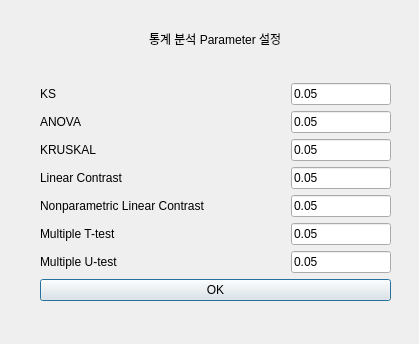
<?xml version="1.0" encoding="UTF-8"?>
<ui version="4.0">
 <class>Dialog</class>
 <widget class="QDialog" name="Dialog">
  <property name="geometry">
   <rect>
    <x>0</x>
    <y>0</y>
    <width>419</width>
    <height>344</height>
   </rect>
  </property>
  <property name="windowTitle">
   <string>Dialog</string>
  </property>
  <widget class="QWidget" name="verticalLayoutWidget">
   <property name="geometry">
    <rect>
     <x>40</x>
     <y>30</y>
     <width>351</width>
     <height>271</height>
    </rect>
   </property>
   <layout class="QVBoxLayout" name="verticalLayout">
    <item alignment="Qt::AlignHCenter">
     <widget class="QLabel" name="value_criterion_label">
      <property name="text">
       <string>통계 분석 Parameter 설정</string>
      </property>
     </widget>
    </item>
    <item>
     <spacer name="verticalSpacer">
      <property name="orientation">
       <enum>Qt::Vertical</enum>
      </property>
      <property name="sizeHint" stdset="0">
       <size>
        <width>20</width>
        <height>40</height>
       </size>
      </property>
     </spacer>
    </item>
    <item>
     <layout class="QHBoxLayout" name="horizontalLayout">
      <item>
       <widget class="QLabel" name="KS_label">
        <property name="text">
         <string>KS</string>
        </property>
       </widget>
      </item>
      <item>
       <spacer name="horizontalSpacer">
        <property name="orientation">
         <enum>Qt::Horizontal</enum>
        </property>
        <property name="sizeHint" stdset="0">
         <size>
          <width>40</width>
          <height>20</height>
         </size>
        </property>
       </spacer>
      </item>
      <item>
       <widget class="QLineEdit" name="KS_alpha_lineEdit">
        <property name="maximumSize">
         <size>
          <width>100</width>
          <height>16777215</height>
         </size>
        </property>
        <property name="text">
         <string>0.05</string>
        </property>
        <property name="placeholderText">
         <string>Alpha</string>
        </property>
       </widget>
      </item>
     </layout>
    </item>
    <item>
     <layout class="QHBoxLayout" name="horizontalLayout_2">
      <item>
       <widget class="QLabel" name="ANOVA_label">
        <property name="text">
         <string>ANOVA</string>
        </property>
       </widget>
      </item>
      <item>
       <spacer name="horizontalSpacer_2">
        <property name="orientation">
         <enum>Qt::Horizontal</enum>
        </property>
        <property name="sizeHint" stdset="0">
         <size>
          <width>40</width>
          <height>20</height>
         </size>
        </property>
       </spacer>
      </item>
      <item>
       <widget class="QLineEdit" name="ANOVA_alpha_lineEdit">
        <property name="maximumSize">
         <size>
          <width>100</width>
          <height>16777215</height>
         </size>
        </property>
        <property name="text">
         <string>0.05</string>
        </property>
        <property name="placeholderText">
         <string>Alpha</string>
        </property>
       </widget>
      </item>
     </layout>
    </item>
    <item>
     <layout class="QHBoxLayout" name="horizontalLayout_3">
      <item>
       <widget class="QLabel" name="KRUSKAL_label">
        <property name="text">
         <string>KRUSKAL</string>
        </property>
       </widget>
      </item>
      <item>
       <spacer name="horizontalSpacer_3">
        <property name="orientation">
         <enum>Qt::Horizontal</enum>
        </property>
        <property name="sizeHint" stdset="0">
         <size>
          <width>40</width>
          <height>20</height>
         </size>
        </property>
       </spacer>
      </item>
      <item>
       <widget class="QLineEdit" name="KRUSKAL_alpha_lineEdit">
        <property name="maximumSize">
         <size>
          <width>100</width>
          <height>16777215</height>
         </size>
        </property>
        <property name="text">
         <string>0.05</string>
        </property>
        <property name="placeholderText">
         <string>Alpha</string>
        </property>
       </widget>
      </item>
     </layout>
    </item>
    <item>
     <layout class="QHBoxLayout" name="horizontalLayout_4">
      <item>
       <widget class="QLabel" name="LC_label">
        <property name="text">
         <string>Linear Contrast</string>
        </property>
       </widget>
      </item>
      <item>
       <spacer name="horizontalSpacer_4">
        <property name="orientation">
         <enum>Qt::Horizontal</enum>
        </property>
        <property name="sizeHint" stdset="0">
         <size>
          <width>40</width>
          <height>20</height>
         </size>
        </property>
       </spacer>
      </item>
      <item>
       <widget class="QLineEdit" name="LC_alpha_lineEdit">
        <property name="maximumSize">
         <size>
          <width>100</width>
          <height>16777215</height>
         </size>
        </property>
        <property name="text">
         <string>0.05</string>
        </property>
        <property name="placeholderText">
         <string>Alpha</string>
        </property>
       </widget>
      </item>
     </layout>
    </item>
    <item>
     <layout class="QHBoxLayout" name="horizontalLayout_7">
      <item>
       <widget class="QLabel" name="NLC_label">
        <property name="text">
         <string>Nonparametric Linear Contrast</string>
        </property>
       </widget>
      </item>
      <item>
       <spacer name="horizontalSpacer_6">
        <property name="orientation">
         <enum>Qt::Horizontal</enum>
        </property>
        <property name="sizeHint" stdset="0">
         <size>
          <width>40</width>
          <height>20</height>
         </size>
        </property>
       </spacer>
      </item>
      <item>
       <widget class="QLineEdit" name="NLC_alpha_lineEdit">
        <property name="maximumSize">
         <size>
          <width>100</width>
          <height>16777215</height>
         </size>
        </property>
        <property name="text">
         <string>0.05</string>
        </property>
        <property name="placeholderText">
         <string>Alpha</string>
        </property>
       </widget>
      </item>
     </layout>
    </item>
    <item>
     <layout class="QHBoxLayout" name="horizontalLayout_5">
      <item>
       <widget class="QLabel" name="MT_label">
        <property name="text">
         <string>Multiple T-test</string>
        </property>
       </widget>
      </item>
      <item>
       <spacer name="horizontalSpacer_5">
        <property name="orientation">
         <enum>Qt::Horizontal</enum>
        </property>
        <property name="sizeHint" stdset="0">
         <size>
          <width>40</width>
          <height>20</height>
         </size>
        </property>
       </spacer>
      </item>
      <item>
       <widget class="QLineEdit" name="MT_alpha_lineEdit">
        <property name="maximumSize">
         <size>
          <width>100</width>
          <height>16777215</height>
         </size>
        </property>
        <property name="text">
         <string>0.05</string>
        </property>
        <property name="placeholderText">
         <string>Alpha</string>
        </property>
       </widget>
      </item>
     </layout>
    </item>
    <item>
     <layout class="QHBoxLayout" name="horizontalLayout_9">
      <item>
       <widget class="QLabel" name="UT_label">
        <property name="text">
         <string>Multiple U-test</string>
        </property>
       </widget>
      </item>
      <item>
       <spacer name="horizontalSpacer_8">
        <property name="orientation">
         <enum>Qt::Horizontal</enum>
        </property>
        <property name="sizeHint" stdset="0">
         <size>
          <width>40</width>
          <height>20</height>
         </size>
        </property>
       </spacer>
      </item>
      <item>
       <widget class="QLineEdit" name="UT_alpha_lineEdit">
        <property name="maximumSize">
         <size>
          <width>100</width>
          <height>16777215</height>
         </size>
        </property>
        <property name="text">
         <string>0.05</string>
        </property>
        <property name="placeholderText">
         <string>Alpha</string>
        </property>
       </widget>
      </item>
     </layout>
    </item>
    <item>
     <widget class="QPushButton" name="stat_push">
      <property name="text">
       <string>OK</string>
      </property>
     </widget>
    </item>
   </layout>
  </widget>
 </widget>
 <resources/>
 <connections/>
</ui>
